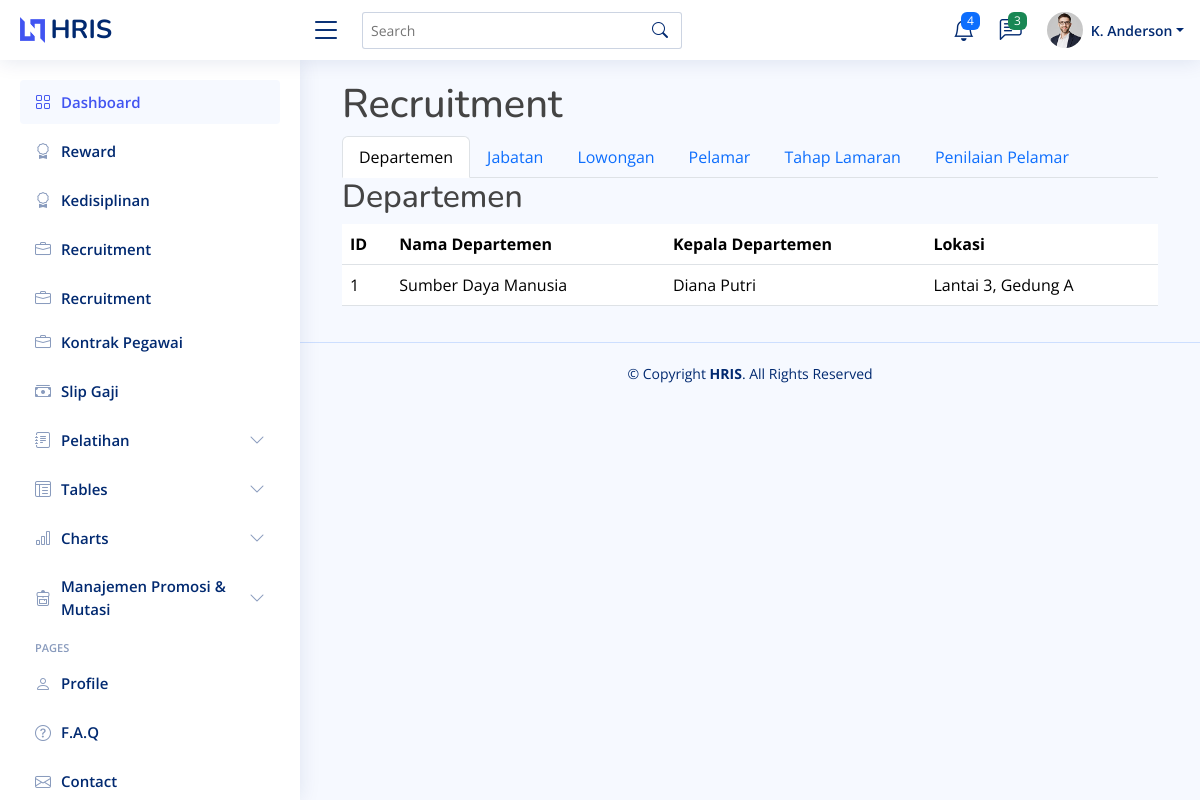
/recruitment/index.php, run on the app's committed database.
### tables this page shows
CREATE TABLE `departemen` (
  `id_departemen` int NOT NULL,
  `nama_departemen` varchar(100) NOT NULL,
  `kepala_departemen` varchar(100) NOT NULL,
  `lokasi_departemen` varchar(255) NOT NULL
);

### recruitment/index.php (the view, shortened to what this page needs)
<?php
include '../template/header.php';
include '../template/sidebar.php';
include '../connection.php';
function getData($table) {
    global $conn;
    $sql = "SELECT * FROM `$table`";
    $result = $conn->query($sql);
    return $result ? $result->fetch_all(MYSQLI_ASSOC) : [];
}
$departemen = getData('departemen');
?>
<main id="main" class="main">
    <div class="container">
        <h1>Recruitment</h1>
        <ul class="nav nav-tabs" id="recruitmentTab" role="tablist">
            <li class="nav-item" role="presentation">
                <a class="nav-link active" id="departemen-tab" data-bs-toggle="tab" href="#departemen" role="tab" aria-controls="departemen" aria-selected="true">Departemen</a>
            </li>
            <li class="nav-item" role="presentation">
                <a class="nav-link" id="jabatan-tab" data-bs-toggle="tab" href="#jabatan" role="tab" aria-controls="jabatan" aria-selected="false">Jabatan</a>
            </li>
            <li class="nav-item" role="presentation">
                <a class="nav-link" id="lowongan-tab" data-bs-toggle="tab" href="#lowongan" role="tab" aria-controls="lowongan" aria-selected="false">Lowongan</a>
            </li>
            <li class="nav-item" role="presentation">
                <a class="nav-link" id="pelamar-tab" data-bs-toggle="tab" href="#pelamar" role="tab" aria-controls="pelamar" aria-selected="false">Pelamar</a>
            </li>
            <li class="nav-item" role="presentation">
                <a class="nav-link" id="tahap-lamaran-tab" data-bs-toggle="tab" href="#tahap-lamaran" role="tab" aria-controls="tahap-lamaran" aria-selected="false">Tahap Lamaran</a>
            </li>
            <li class="nav-item" role="presentation">
                <a class="nav-link" id="penilaian-pelamar-tab" data-bs-toggle="tab" href="#penilaian-pelamar" role="tab" aria-controls="penilaian-pelamar" aria-selected="false">Penilaian Pelamar</a>
            </li>
        </ul>
        <div class="tab-content" id="recruitmentTabContent">
            <div class="tab-pane fade show active" id="departemen" role="tabpanel" aria-labelledby="departemen-tab">
                <h2>Departemen</h2>
                <table class="table">
                    <thead>
                        <tr>
                            <th>ID</th>
                            <th>Nama Departemen</th>
                            <th>Kepala Departemen</th>
                            <th>Lokasi</th>
                        </tr>
                    </thead>
                    <tbody>
                        <?php foreach ($departemen as $row): ?>
                            <tr>
                                <td><?= $row['id_departemen'] ?></td>
                                <td><?= $row['nama_departemen'] ?></td>
                                <td><?= $row['kepala_departemen'] ?></td>
                                <td><?= $row['lokasi_departemen'] ?></td>
                            </tr>
                        <?php endforeach; ?>
                    </tbody>
                </table>
            </div>
        </div>
    </div>
</main>
<?php
include '../template/footer.php';
?>

### assets/css/style.css (style rules this page uses)
:root { scroll-behavior: smooth; }
body { font-family: "Open Sans", sans-serif; background: #f6f9ff; color: #444444; }
h1, h2, h3, h4, h5, h6 { font-family: "Nunito", sans-serif; }
#main { margin-top: 60px; padding: 20px 30px; transition: all 0.3s; }
@media (min-width: 1200px) { #main, #footer { margin-left: 300px; } }

### recruitment/index.php (style rules this page uses)
.tab-pane { transition: all 0.5s ease; }

### data on the page
departemen: id_departemen "1", nama_departemen "Sumber Daya Manusia", kepala_departemen "Diana Putri", lokasi_departemen "Lantai 3, Gedung A"
